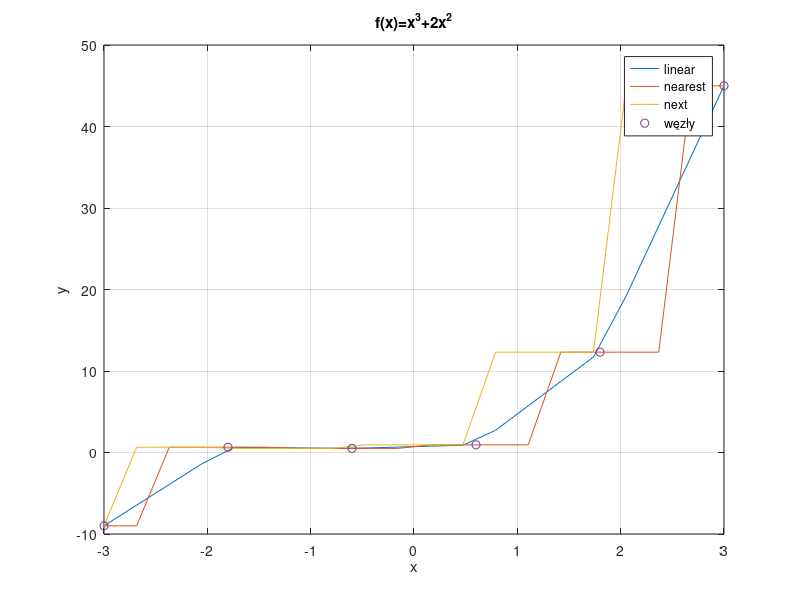

Write the MATLAB code that produced this figure.
clc 
clear all
close all

x=linspace(-3,3,6);
y=x.^3+2*x.^2;

xi=linspace(-3,3,20);
disp('czas interpolacji metodą linear:');
tic
yi1=interp1(x,y,xi);
toc
fprintf('\nczas interpolacji metodą nearest:\n');
tic
yi2=interp1(x,y,xi,'nearest');
toc
fprintf('\nczas interpolacji metodą next:\n');
tic 
yi3=interp1(x,y,xi,'next');
toc

plot(xi,yi1);
title('f(x)=x^3+2x^2');
xlabel('x');
ylabel('y');
hold on
plot(xi,yi2);
plot(xi,yi3);
grid on;
plot(x,y,'o');
legend('linear','nearest','next','węzły');
